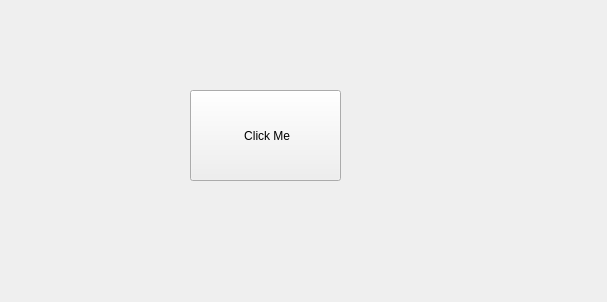
<?xml version="1.0" encoding="UTF-8"?>
<ui version="4.0">
 <class>Widget</class>
 <widget class="QWidget" name="Widget">
  <property name="geometry">
   <rect>
    <x>0</x>
    <y>0</y>
    <width>607</width>
    <height>302</height>
   </rect>
  </property>
  <property name="windowTitle">
   <string>Widget</string>
  </property>
  <widget class="QPushButton" name="pushButton">
   <property name="geometry">
    <rect>
     <x>190</x>
     <y>90</y>
     <width>151</width>
     <height>91</height>
    </rect>
   </property>
   <property name="text">
    <string> Click Me</string>
   </property>
  </widget>
 </widget>
 <resources/>
 <connections/>
</ui>
